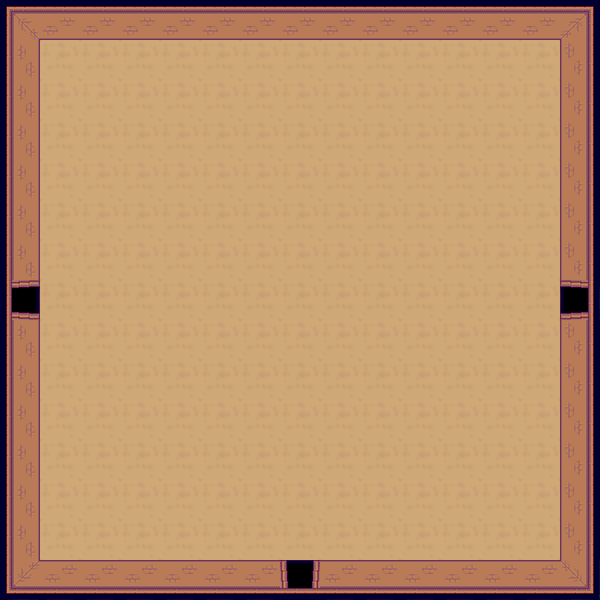

A 2D game scene composited from a Tiled map and its tileset images. What follows is a short description and the map's XML, with each tile layer's data collapsed to a summary:
An orthogonal 15x15 tile map with 40x40 px tiles, 2 tile layers (background, collision) and 4 objects (3x door, hero).

<map version="1.0" tiledversion="1.0.3" orientation="orthogonal" renderorder="right-down" width="15" height="15" tilewidth="40" tileheight="40" nextobjectid="5">
 <tileset firstgid="1" name="terrains" tilewidth="40" tileheight="40" tilecount="16" columns="8">
  <image source="../images/terrains.png" width="320" height="80" />
 </tileset>
 <layer name="background" width="15" height="15">
  <data>[225 cells, 225 non-empty, 4 distinct tile ids]</data>
 </layer>
 <layer name="collision" width="15" height="15">
  <properties>
   <property name="collision" value="true" />
  </properties>
  <data>[225 cells, 53 non-empty, 8 distinct tile ids]</data>
 </layer>
 <objectgroup name="objects">
  <object id="1" name="hero" type="hero" x="280" y="283" width="40" height="40">
   <properties>
    <property name="group" value="heroes" />
    <property name="texture" value="hero_spritesheet" />
    <property name="walking_speed" value="150" />
   </properties>
  </object>
  <object id="2" name="door_W" type="door" x="0" y="280" width="40" height="40">
   <properties>
    <property name="direction" value="W" />
    <property name="group" value="doors" />
    <property name="texture" value="" />
   </properties>
  </object>
  <object id="3" name="door_E" type="door" x="560" y="280" width="40" height="40">
   <properties>
    <property name="direction" value="E" />
    <property name="group" value="doors" />
    <property name="texture" value="" />
   </properties>
  </object>
  <object id="4" name="door_S" type="door" x="280" y="560" width="40" height="40">
   <properties>
    <property name="direction" value="S" />
    <property name="group" value="doors" />
    <property name="texture" value="" />
   </properties>
  </object>
 </objectgroup>
</map>
